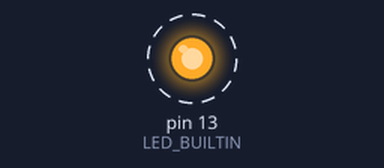
This sketch was run on a simulated Arduino Uno, built with avr-gcc and run on an emulated ATmega328P. Shown: output pins drawn as LEDs (lit = HIGH). Dashed ring = blinking.

Above: at 0.5 s.
Timing chart, 0 to 4.6 s (numbered marks = the images above):
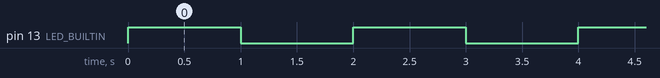

The sketch:

sketch_dec06a.ino
```cpp
void setup() {
  LED_BUILTIN == 3; //or 13
  // initialize digital pin LED_BUILTIN as an output.
  pinMode(LED_BUILTIN, OUTPUT);
}

// the loop function runs over and over again forever
void loop() {
  digitalWrite(LED_BUILTIN, HIGH);   // turn the LED on (HIGH is the voltage level)
  delay(1000);                       // wait for a second
  digitalWrite(LED_BUILTIN, LOW);    // turn the LED off by making the voltage LOW
  delay(1000);                       // wait for a second
}
```

Measured:
- by itself, pin 13 (LED_BUILTIN): alternates HIGH for 1.0 s and LOW for 1.0 s
